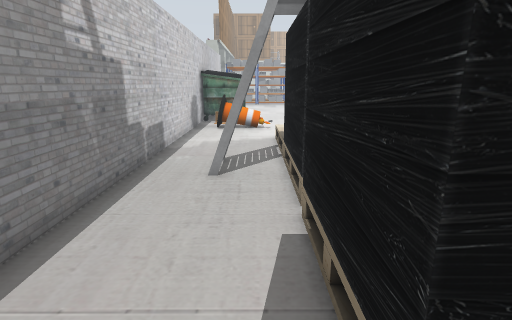
[1] (above)

22 first-person views from a walk through a Gazebo world. The camera is 1.3 m above the floor, tilts 14° down and sees 80° across. The floor is counted in squares, 0.5 m on a side. Each view is taken from the middle of a square. On the plan, view 1 faces up. The plan holds only what a view shows up to about 20 squares ahead; the rest is blank. The place goes on beyond the plan. The robots in the file are not drawn. Simple patterns stand in for the simulator's built-in surfaces. Simple shapes stand in for some stock models. Some surface patterns are stand-ins.

[2]
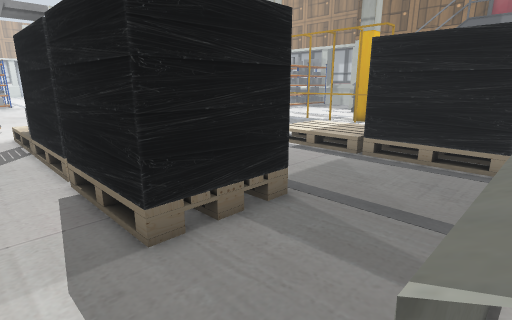

[3]
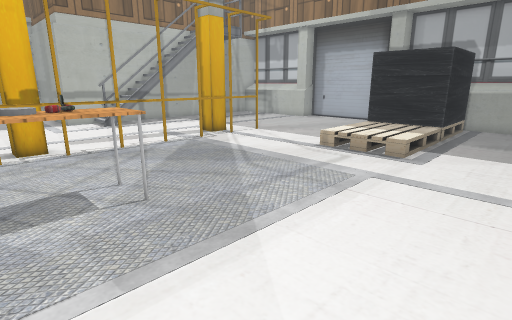

[4]
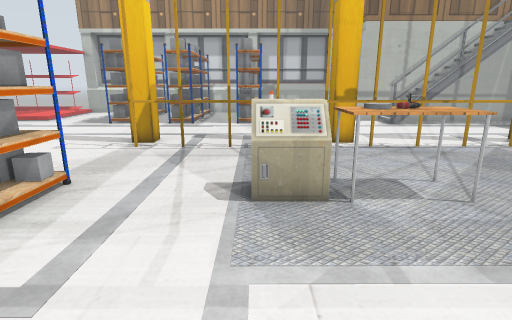

[5]
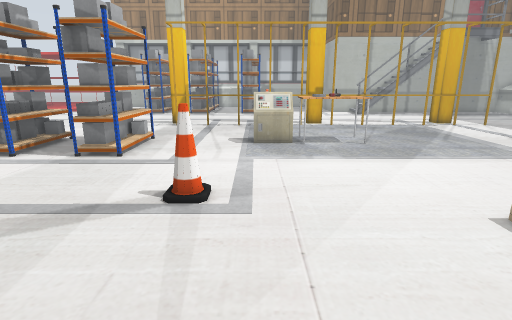

[6]
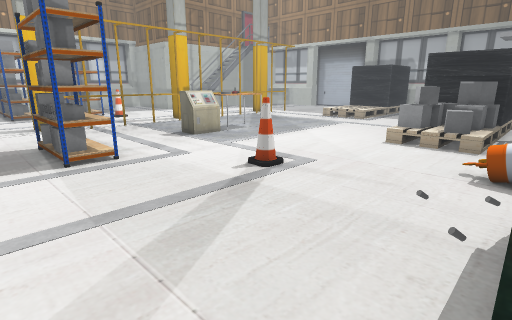

[7]
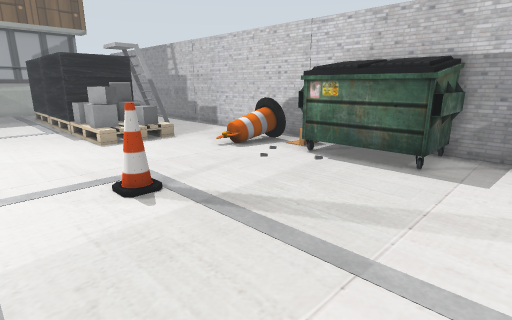

[8]
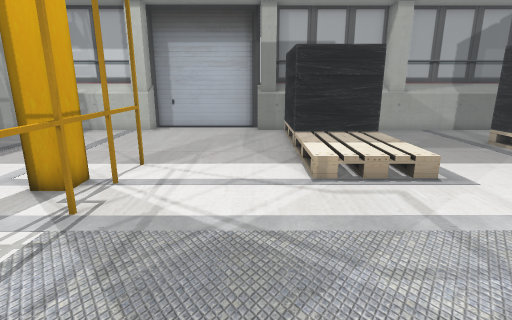

[9]
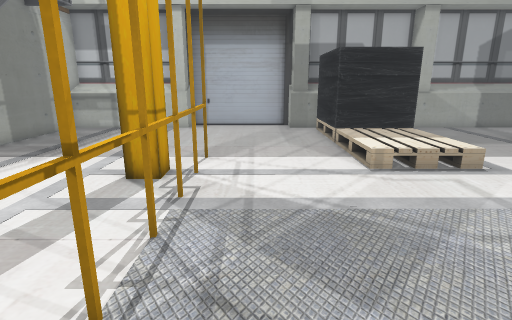

[10]
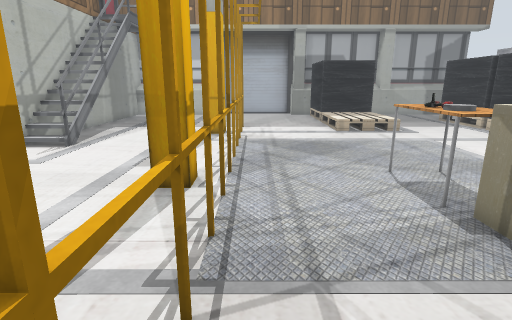

[11]
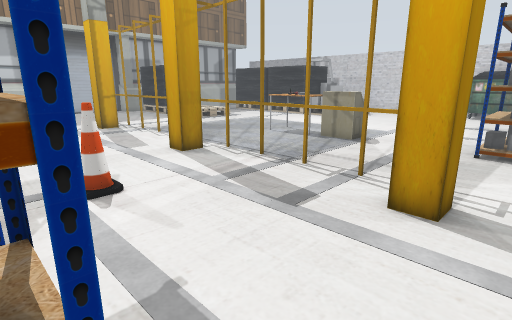

[12]
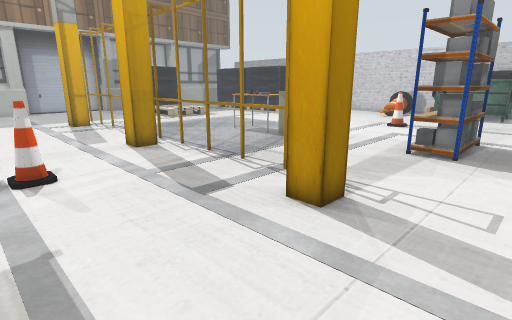

[13]
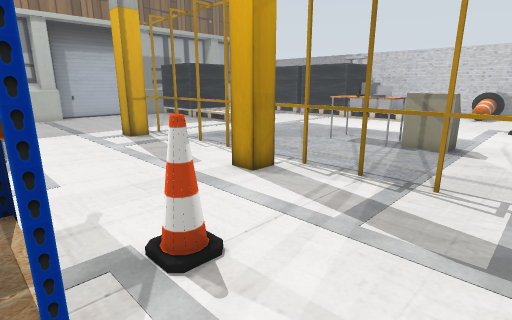

[14]
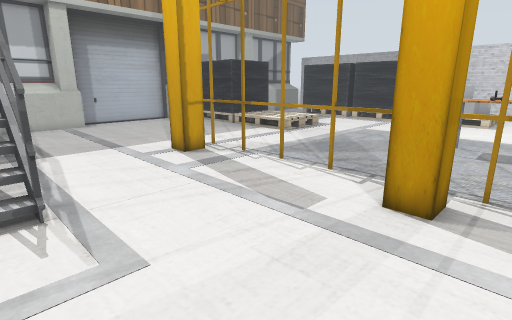

[15]
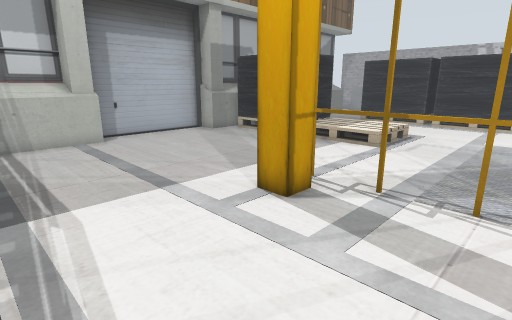

[16]
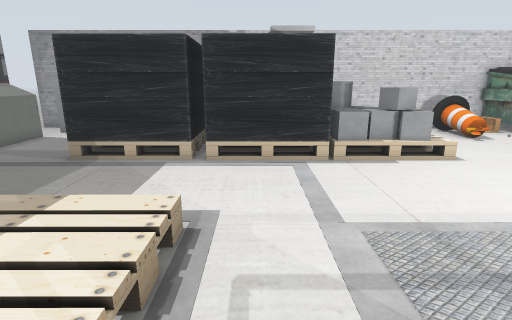

[17]
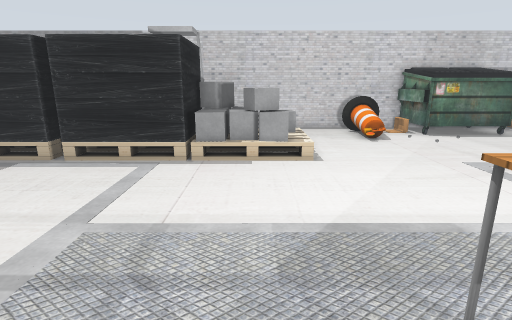

[18]
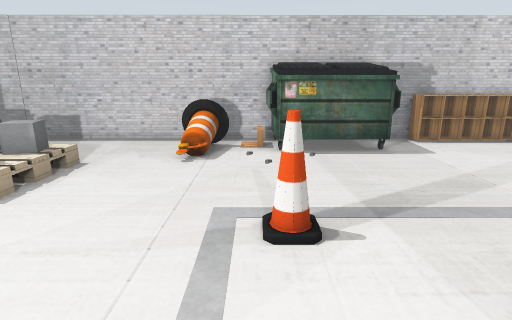

[19]
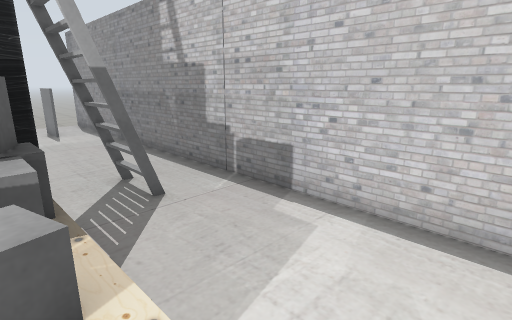

[20]
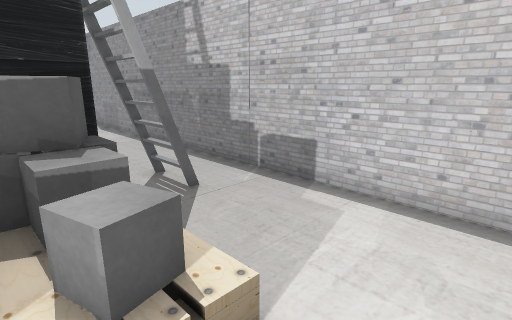

[21]
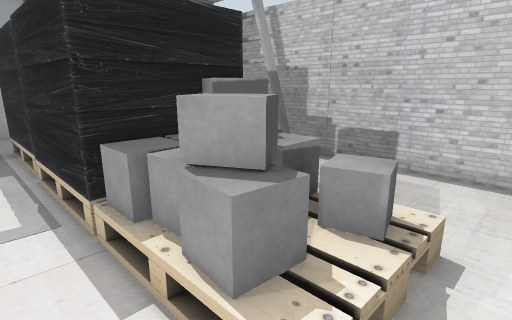

[22]
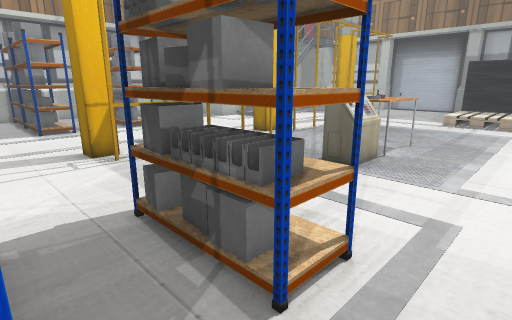

### Floor plan
Key: @ floor where view 1 was taken; # wall or solid block; . floor; = window, fence, low wall or low ledge; B barrel; L ladder; P yellow post; T table; C grey cylinder; R drill; Y yellow box; H thing the floor can be seen under or through; N cone; U dumpster; G grey box; A cabinet; O other object.
Columns run from 4 left of view 1 to 27 right of it. Each row starts with its distance up from view 1.
 29 #O............#####.. .........#
 28 #A............................
 27 #UUU..........HH#H..............
 26 #UUU..........HH#HH............#
 25 #UUU..........HHHHH....P#......#
 24 #UUU...................Y.......#
 23 #UUU...................P........
 22 #UUU......N............Y........
 21 # O.......N............P.......#
 20 #.B.............===....Y.......#
 19 #.BBB...........=#=....P....NN..
 18 #.BBB...........TTT....Y........
 17 #...............TCC....P#......
 16 #...............TRR....Y#......
 15 #....=====......TTT....P.......
 14 #....==##=.............Y........
 13 #....=###=.............P........
 12 #....=###=.............Y........
 11 #....####=.............P......#=
 10 #..LL====#.............Y......#=
  9 #..LL= ==#.............P......##
  8 #....= ==#.............Y#.....##
  7 #....= ==#....====.....P#.....##
  6 #....####.....====.....Y........
  5 #....#  =#....====.....P........
  4 #....# ==#....====..............
  3 #....#  =#....====..............
  2 #....#===#....####..............
  1 #....####.....#  #..............
  0 #...@.........#= #..............
 -1 #.G...........#  #..............
 -2 #.G...........#  #..............
 -3 #.G.=======#==#  ###.....##=====
 -4 #.. ###########  ###############
 -5 #..
 -6  ..

Where each view was taken, in squares from view 1:
view 1: 0 up, 0 right, facing up
view 2: 3 down, 1 left, facing up-right
view 3: 18 up, 6 right, facing down-right
view 4: 20 up, 6 right, facing right
view 5: 20 up, 1 left, facing right
view 6: 29 up, 1 left, facing down-right
view 7: 29 up, 9 right, facing down-left
view 8: 15 up, 15 right, facing down
view 9: 16 up, 17 right, facing down
view 10: 24 up, 18 right, facing down
view 11: 27 up, 27 right, facing down-left
view 12: 29 up, 26 right, facing down-left
view 13: 23 up, 27 right, facing down-left
view 14: 18 up, 27 right, facing down-left
view 15: 12 up, 26 right, facing down-left
view 16: 8 up, 15 right, facing left
view 17: 13 up, 15 right, facing left
view 18: 21 up, 11 right, facing left
view 19: 17 up, 2 right, facing down-left
view 20: 17 up, 3 right, facing down-left
view 21: 16 up, 6 right, facing down-left
view 22: 29 up, 8 right, facing down-right
